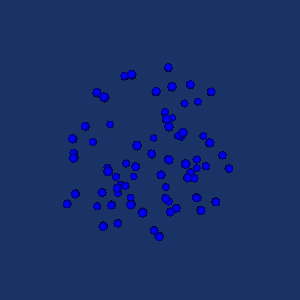

This figure's Python source:
#!/usr/bin/env python

# Demonstrate vtkSelectEnclosedPoints by generating random points,
# testing which ones fall inside a sphere, thresholding the enclosed
# points, glyphing them as small spheres, and rendering the result.

# Factory overrides
import vtkmodules.vtkInteractionStyle  # noqa: F401
import vtkmodules.vtkRenderingOpenGL2  # noqa: F401

from vtkmodules.vtkCommonCore import vtkPoints, vtkRandomPool
from vtkmodules.vtkCommonDataModel import vtkDataObject, vtkPolyData
from vtkmodules.vtkFiltersCore import vtkGlyph3D, vtkThresholdPoints
from vtkmodules.vtkFiltersModeling import vtkSelectEnclosedPoints
from vtkmodules.vtkFiltersSources import vtkSphereSource
from vtkmodules.vtkRenderingCore import (
    vtkActor,
    vtkPolyDataMapper,
    vtkRenderWindow,
    vtkRenderWindowInteractor,
    vtkRenderer,
)

# Create a containing sphere surface
sphere = vtkSphereSource()
sphere.SetPhiResolution(25)
sphere.SetThetaResolution(38)
sphere.SetCenter(4.5, 5.5, 5.0)
sphere.SetRadius(2.5)

# Generate random points using vtkRandomPool
points = vtkPoints()
points.SetNumberOfPoints(500)

pool = vtkRandomPool()
da = points.GetData()
pool.PopulateDataArray(da, 0, 2.25, 7)
pool.PopulateDataArray(da, 1, 1, 10)
pool.PopulateDataArray(da, 2, 0.5, 10.5)

profile = vtkPolyData()
profile.SetPoints(points)

# Select points enclosed by the sphere
select = vtkSelectEnclosedPoints()
select.SetInputData(profile)
select.SetSurfaceConnection(sphere.GetOutputPort())

# Threshold to extract enclosed points
thresh = vtkThresholdPoints()
thresh.SetInputConnection(select.GetOutputPort())
thresh.SetInputArrayToProcess(
    0, 0, 0, vtkDataObject.FIELD_ASSOCIATION_POINTS, "SelectedPoints"
)
thresh.SetUpperThreshold(0.9)
thresh.SetThresholdFunction(vtkThresholdPoints.THRESHOLD_UPPER)

# Glyph enclosed points as small spheres
glyph_source = vtkSphereSource()

glypher = vtkGlyph3D()
glypher.SetInputConnection(thresh.GetOutputPort())
glypher.SetSourceConnection(glyph_source.GetOutputPort())
glypher.SetScaleModeToDataScalingOff()
glypher.SetScaleFactor(0.25)

# Mapper and actor for glyphed points
points_mapper = vtkPolyDataMapper()
points_mapper.SetInputConnection(glypher.GetOutputPort())
points_mapper.ScalarVisibilityOff()

points_actor = vtkActor()
points_actor.SetMapper(points_mapper)
points_actor.GetProperty().SetColor(0, 0, 1)

# Renderer
renderer = vtkRenderer()
renderer.AddActor(points_actor)
renderer.SetBackground(0.1, 0.2, 0.4)

# Window
render_window = vtkRenderWindow()
render_window.AddRenderer(renderer)
render_window.SetSize(300, 300)
render_window.SetWindowName("select enclosed points")

# Scene
renderer.ResetCamera()

# Interactor
interactor = vtkRenderWindowInteractor()
interactor.SetRenderWindow(render_window)

interactor.Initialize()
interactor.Start()
